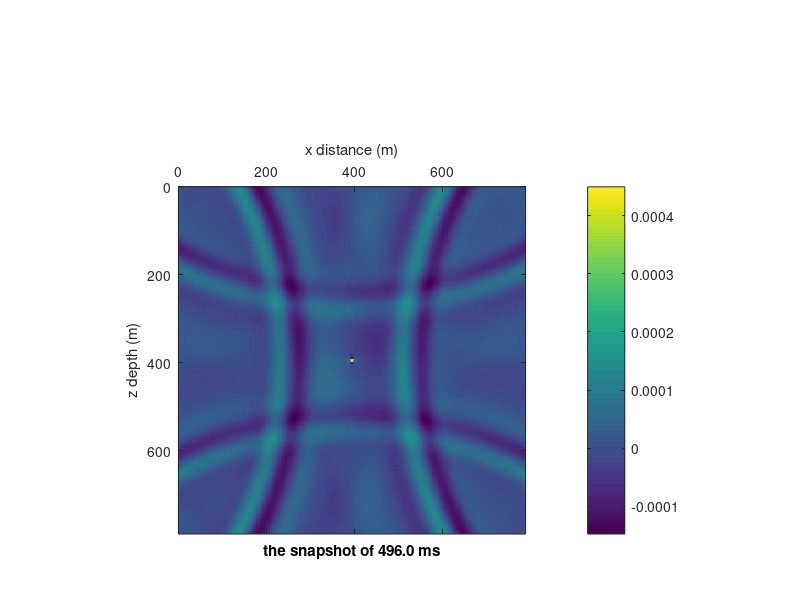
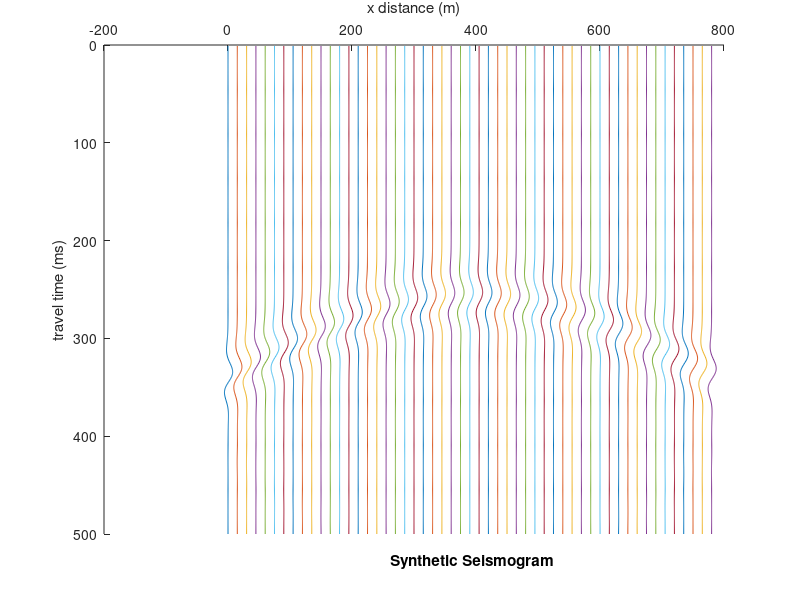

Write the MATLAB code that produced these figures, in order.
function TDFDEWFS2DSG

% TDFDEWFS2DSG
% This is a program of Time Domain Finite Difference Elastic Wave Field Simulating with 2-Dimension Staggered Grid.
% Written by Tche.L. from USTC, 2016.7.

clc; clear; close all;
% format long;

%% Input parameters

nx = 159;               % the number of grid nodes in x-direction.
nz = 159;               % the number of grid nodes in z-direction.
npmlz = 20;            	% the number of grid nodes in top and bottom side of PML absorbing boundary.
npmlx = 20;             % the number of grid nodes in left and right side of PML absorbing boudary.
sx = 80;                % the grid node number of source position in x-direction.
sz = 80;                % the grid node number of source position in z-direction.
dx = 5;                 % the grid node interval in x-direction; Unit: m.
dz = 5;                 % the grid node interval in z-direction; Unit: m.
nt = 500;               % the number of time nodes for wave calculating.
dt = 1e-3;            	% the time node interval; Unit: s.
nppw = 12;              % the node point number per wavelength for dominant frequency of Ricker wavelet source.
ampl = 1.0e0;           % the amplitude of source wavelet.
xrcvr = 1:3:nx;         % the grid node number in x-direction of reciver position on ground.
nodr = 1;               % half of the order number for spatial difference.

%% Determine the difference coefficients

B = [1 zeros(1,nodr - 1)]';
A = NaN*ones(nodr,nodr);
for i = 1:1:nodr
    A(i,:) = (1:2:2*nodr - 1).^(2*i - 1);
end
C = A\B;

%% Model and source

Nz = nz + 2*npmlz;
Nx = nx + 2*npmlx;

vp = 2000*ones(Nz,Nx);                                                      % the velocity of P-wave of model; Unit: m/s.
vs = 1000*ones(Nz,Nx);                                                      % the velocity of S-wave of model; Unit: m/s.
rho = 1000*ones(Nz,Nx);                                                     % the density of model; Unit: kg/m^3.
% vp(fix(Nz/3):end,fix(Nx/2):end) = 1500;

lmd = rho.*(vp.^2 - 2.*vs.^2);                                              % the lame parameter lambda of elastic wave of model.
mu = rho.*vs.^2;                                                            % the lame parameter mu of elastic wave of model.

f0 = min(vs(:))/(max(dx,dz)*nppw);                                          % the dominant frequency of source Ricker wavelet; Unit: Hz.
t0 = 1/f0;                                                                  % the time shift of source Ricker wavelet; Unit: s; Suggest: 0.02 if fm = 50, or 0.05 if fm = 20.
t = dt*(1:1:nt);
src = (1 - 2*(pi*f0.*(t - t0)).^2).*exp( - (pi*f0*(t - t0)).^2);           	% the time series of source wavelet.
% The source wavelet formula refers to the equations (18) of Collino and Tsogka, 2001.

%% Perfectly matched layer absorbing factor

% R = 1e-6;                                                                   % Recommend: $R = 1e-2, if $nabsr = 5; $R = 1e-3, if $nabsr = 10; $R = 1e-4, if $absr = 20.
% dpml0z = log(1/R)*3*max(vs(:))/(2*npmlz);
dpml0z = 3*max(vs(:))/dz*(8/15 - 3/100*npmlz + 1/1500*npmlz^2);
dpmlz = zeros(Nz,Nx);
dpmlz(1:npmlz,:) = (dpml0z*((npmlz: - 1:1)./npmlz).^2)'*ones(1,Nx);
dpmlz(npmlz + nz + 1:Nz,:) = dpmlz(npmlz: - 1:1,:);
dpml0x = 3*max(vs(:))/dx*(8/15 - 3/100*npmlx + 1/1500*npmlx^2);
dpmlx = zeros(Nz,Nx);
dpmlx(:,1:npmlx) = ones(Nz,1)*(dpml0x*((npmlx: - 1:1)./npmlx).^2);
dpmlx(:,npmlx + nx + 1:Nx) = dpmlx(:,npmlx: - 1:1);
% The PML formula refers to the equations (2) and (3) of Marcinkovich and Olsen, 2003.

%% Wavefield calculating

Coeffi1 = (2 - dt.*dpmlx)./(2 + dt.*dpmlx);
Coeffi2 = (2 - dt.*dpmlz)./(2 + dt.*dpmlz);
Coeffi3 = 2*dt./(2 + dt.*dpmlx)./rho./dx;
Coeffi4 = 2*dt./(2 + dt.*dpmlz)./rho./dz;
Coeffi5 = 2*dt./(2 + dt.*dpmlx).*(lmd + 2.*mu)./dx;
Coeffi6 = 2*dt./(2 + dt.*dpmlz).*lmd./dz;
Coeffi7 = 2*dt./(2 + dt.*dpmlx).*lmd./dx;
Coeffi8 = 2*dt./(2 + dt.*dpmlz).*(lmd + 2.*mu)./dz;
Coeffi9 = 2*dt./(2 + dt.*dpmlx).*mu./dx;
Coeffi0 = 2*dt./(2 + dt.*dpmlz).*mu./dz;

% +++++++++++++++++++++++++++++++++++++ approximate coeffient ++++++++++++++++++++++++++++++++++++++
% Coeffi1 = 1 - dt.*dpmlx;
% Coeffi2 = 1 - dt.*dpmlz;
% Coeffi3 = dt./rho./dx;
% Coeffi4 = dt./rho./dz;
% Coeffi5 = (lmd + 2.*mu).*dt./dx;
% Coeffi6 = lmd.*dt./dz;
% Coeffi7 = lmd.*dt./dx;
% Coeffi8 = (lmd + 2.*mu).*dt./dz;
% Coeffi9 = mu.*dt./dx;
% Coeffi0 = mu.*dt./dz;
% --------------------------------------------------------------------------------------------------

NZ = Nz + 2*nodr;
NX = Nx + 2*nodr;

Znodes = nodr + 1:NZ - nodr;
Xnodes = nodr + 1:NX - nodr;
znodes = nodr + npmlz + 1:nodr + npmlz + nz;
xnodes = nodr + npmlx + 1:nodr + npmlx + nx;
nsrcz = nodr + npmlz + sz;
nsrcx = nodr + npmlx + sx;

vxt = zeros(NZ,NX,2);
vxx = zeros(NZ,NX,2);
vxz = zeros(NZ,NX,2);
vzt = zeros(NZ,NX,2);
vzx = zeros(NZ,NX,2);
vzz = zeros(NZ,NX,2);
txxt = zeros(NZ,NX,2);
txxx = zeros(NZ,NX,2);
txxz = zeros(NZ,NX,2);
tzzt = zeros(NZ,NX,2);
tzzx = zeros(NZ,NX,2);
tzzz = zeros(NZ,NX,2);
txzt = zeros(NZ,NX,2);
txzx = zeros(NZ,NX,2);
txzz = zeros(NZ,NX,2);
Psum = NaN*ones(Nz,Nx);

P = NaN*ones(nz,nx,nt);

tic;
for it = 1:1:nt
    fprintf('The calculating time node is: it = %d\n',it);
    %% load source
    txxx(nsrcz,nsrcx,1) = txxx(nsrcz,nsrcx,1) + ampl*src(it)./4;
    txxz(nsrcz,nsrcx,1) = txxz(nsrcz,nsrcx,1) + ampl*src(it)./4;
    tzzx(nsrcz,nsrcx,1) = tzzx(nsrcz,nsrcx,1) + ampl*src(it)./4;
    tzzz(nsrcz,nsrcx,1) = tzzz(nsrcz,nsrcx,1) + ampl*src(it)./4;
    txxt(:,:,1) = txxx(:,:,1) + txxz(:,:,1);
    tzzt(:,:,1) = tzzx(:,:,1) + tzzz(:,:,1);
    P(:,:,it) = txxt(znodes,xnodes,1);
%     P(:,:,it) = tzzt(znodes,xnodes,1);
%     P(:,:,it) = txzt(znodes,xnodes,1);
    %% calculate v_x
    Psum(:,:) = 0;
    for i = 1:1:nodr
        Psum = Psum + C(i).*(txxt(Znodes,Xnodes + i - 1,1) - txxt(Znodes,Xnodes - i,1));
    end
    vxx(Znodes,Xnodes,2) = Coeffi1.*vxx(Znodes,Xnodes,1) + Coeffi3.*Psum;
    Psum(:,:) = 0;
    for i = 1:1:nodr
        Psum = Psum + C(i).*(txzt(Znodes + i - 1,Xnodes,1) - txzt(Znodes - i,Xnodes,1));
    end
    vxz(Znodes,Xnodes,2) = Coeffi2.*vxz(Znodes,Xnodes,1) + Coeffi4.*Psum;
    vxt(:,:,2) = vxx(:,:,2) + vxz(:,:,2);
%     P(:,:,it) = vxt(znodes,xnodes,2);
    %% calculate v_z
    Psum(:,:) = 0;
    for i = 1:1:nodr
        Psum = Psum + C(i).*(txzt(Znodes,Xnodes + i,1) - txzt(Znodes,Xnodes - i + 1,1));
    end
    vzx(Znodes,Xnodes,2) = Coeffi1.*vzx(Znodes,Xnodes,1) + Coeffi3.*Psum;
    Psum(:,:) = 0;
    for i = 1:1:nodr
        Psum = Psum + C(i).*(tzzt(Znodes + i,Xnodes,1) - tzzt(Znodes - i + 1,Xnodes,1));
    end
    vzz(Znodes,Xnodes,2) = Coeffi2.*vzz(Znodes,Xnodes,1) + Coeffi4.*Psum;
    vzt(:,:,2) = vzx(:,:,2) + vzz(:,:,2);
%     P(:,:,it) = vzt(znodes,xnodes,2);
    %% calculate tau_{xx} and tau_{zz}
    Psum(:,:) = 0;
    for i = 1:1:nodr
        Psum = Psum + C(i).*(vxt(Znodes,Xnodes + i,2) - vxt(Znodes,Xnodes - i + 1,2));
    end
    txxx(Znodes,Xnodes,2) = Coeffi1.*txxx(Znodes,Xnodes,1) + Coeffi5.*Psum;
    tzzx(Znodes,Xnodes,2) = Coeffi1.*tzzx(Znodes,Xnodes,1) + Coeffi7.*Psum;
    Psum(:,:) = 0;
    for i = 1:1:nodr
        Psum = Psum + C(i).*(vzt(Znodes + i - 1,Xnodes,2) - vzt(Znodes - i,Xnodes,2));
    end
    txxz(Znodes,Xnodes,2) = Coeffi2.*txxz(Znodes,Xnodes,1) + Coeffi6.*Psum;
    tzzz(Znodes,Xnodes,2) = Coeffi2.*tzzz(Znodes,Xnodes,1) + Coeffi8.*Psum;
    txxt(:,:,2) = txxx(:,:,2) + txxz(:,:,2);
    tzzt(:,:,2) = tzzx(:,:,2) + tzzz(:,:,2);
    %% calculate tau_{xz}
    Psum(:,:) = 0;
    for i = 1:1:nodr
        Psum = Psum + C(i).*(vzt(Znodes,Xnodes + i - 1,2) - vzt(Znodes,Xnodes - i,2));
    end
    txzx(Znodes,Xnodes,2) = Coeffi1.*txzx(Znodes,Xnodes,1) + Coeffi9.*Psum;
    Psum(:,:) = 0;
    for i = 1:1:nodr
        Psum = Psum + C(i).*(vxt(Znodes + i,Xnodes,2) - vxt(Znodes - i + 1,Xnodes,2));
    end
    txzz(Znodes,Xnodes,2) = Coeffi2.*txzz(Znodes,Xnodes,1) + Coeffi0.*Psum;
    txzt(:,:,2) = txzx(:,:,2) + txzz(:,:,2);
    %% exchange for next cycle
    vxx(:,:,1) = vxx(:,:,2);
    vxz(:,:,1) = vxz(:,:,2);
    vxt(:,:,1) = vxt(:,:,2);
    vzx(:,:,1) = vzx(:,:,2);
    vzz(:,:,1) = vzz(:,:,2);
    vzt(:,:,1) = vzt(:,:,2);
    txxx(:,:,1) = txxx(:,:,2);
    txxz(:,:,1) = txxz(:,:,2);
    txxt(:,:,1) = txxt(:,:,2);
    tzzx(:,:,1) = tzzx(:,:,2);
    tzzz(:,:,1) = tzzz(:,:,2);
    tzzt(:,:,1) = tzzt(:,:,2);
    txzx(:,:,1) = txzx(:,:,2);
    txzz(:,:,1) = txzz(:,:,2);
    txzt(:,:,1) = txzt(:,:,2);
end
toc;

%% Plotting

% Wavefield Snapshot
figure;% colormap gray;
clims = [min(P(:)) max(P(:))]./5;
for it = 1:5:nt
    imagesc((0:nx - 1).*dx,(0:nz - 1).*dz,P(:,:,it));%,clims);
    set(gca,'xaxislocation','top'); axis equal; axis([0 (nx - 1)*dx 0 (nz - 1)*dz]);
    colorbar; xlabel('x distance (m)'); ylabel('z depth (m)');
    title(sprintf('the snapshot of %.1f ms',it*dt*1e3),'position',[(nx - 1)*dx/2,(nz - 1)*dz*(1 + 0.07)]);
    pause(0.01);
end

% Synthetic Seismogram
syngram(:,:) = P(1,xrcvr,:);
synmax = max(abs(syngram(:)));
rcvrintv = (xrcvr(2) - xrcvr(1))*dx;
syngram = syngram./synmax.*(rcvrintv/2);
[nsyn,~] = size(syngram);
figure; hold on;
for i = 1:1:nsyn
    plot(syngram(i,:) + (xrcvr(i) - 1)*dx,t.*1e3);
end
xlabel('x distance (m)'); ylabel('travel time (ms)');
title('Synthetic Seismogram','position',[(xrcvr(1) + xrcvr(nsyn))*dx/2,t(end)*1e3*(1 + 0.07)]);
set(gca,'xaxislocation','top');
set(gca,'YDir','reverse');
hold off;

end

%% References

% Collino and Tsogka, 2001. Geophysics, Application of the perfectly matched absorbing layer model to the linear elastodynamic problem in anisotropic heterogeneous media.
% Marcinkovich and Olsen, 2003. Journal of Geophysical Research, On the implementation of perfectly mathced layers in a three-dimensional fourth-order velocity-stress finite difference scheme.
